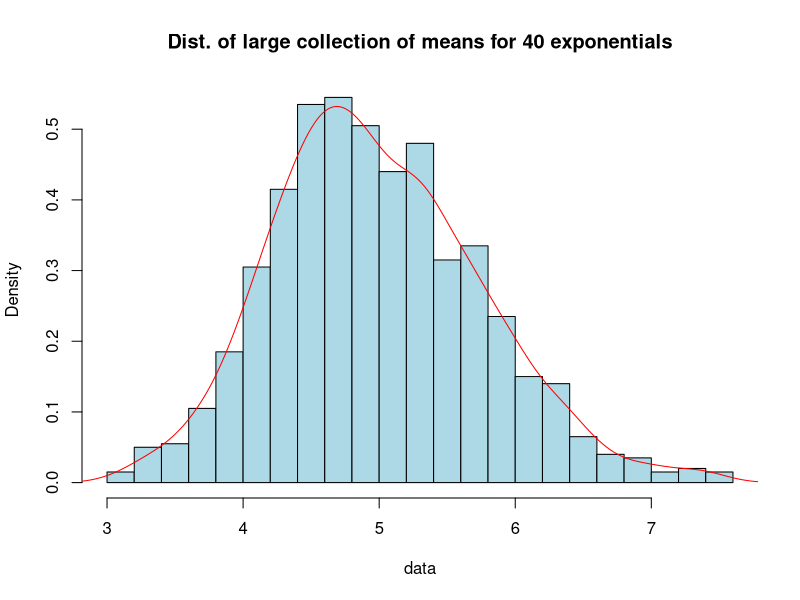
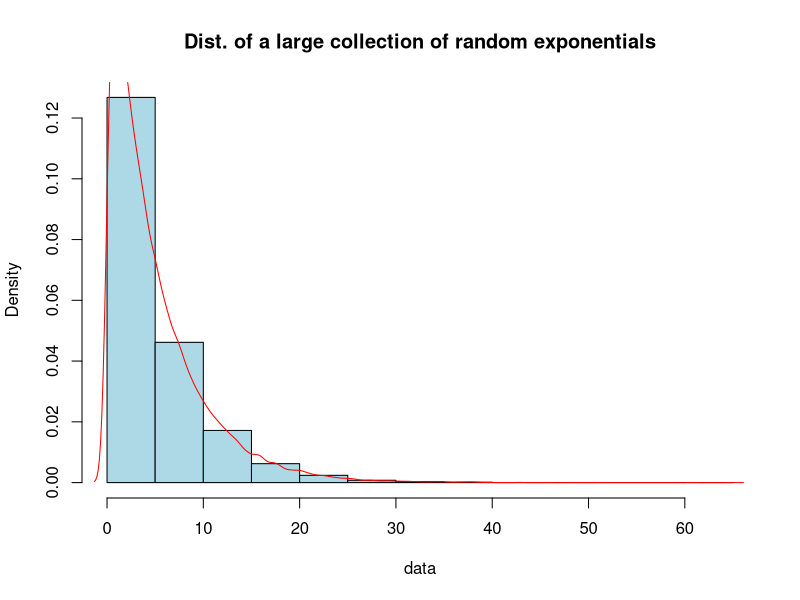
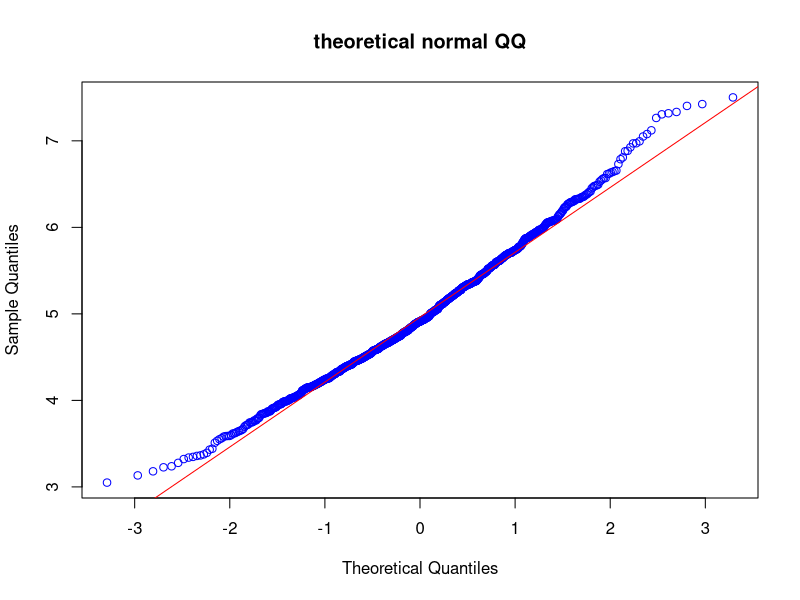
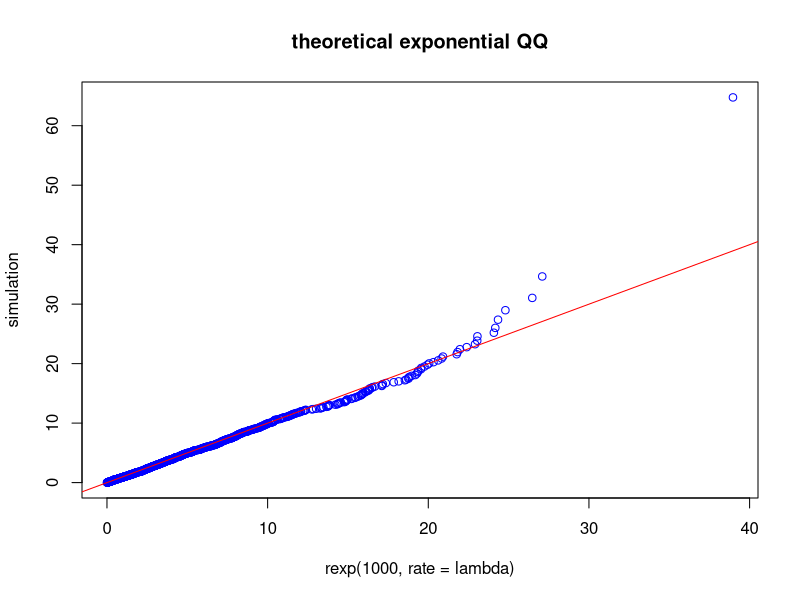

The R script that drew these images, in order:
# Set up
set.seed(7)
n             <-   40
lambda        <-  0.2
nsimulations  <- 1000

simulation    <- replicate(n = nsimulations,
                           expr = rexp(n,lambda))
# Part 1
mean(simulation)
# Part 2
sd(simulation)
# Part 3
means <- colMeans(simulation)
makeHist<-function(data, title){
  hist(data,
       freq=FALSE,
       col = "light blue",
       breaks=20,
       main=title)
  lines(density(data), col = "red")
}
makeHist(means,      "Dist. of large collection of means for 40 exponentials")
makeHist(simulation, "Dist. of a large collection of random exponentials")
# Q-Q plots
# compare means to normal distribution
qqnorm(means,
       col = "blue",
       main="theoretical normal QQ");
qqline(means, col = "red")
# compare simulations to the exponential distributions
qqplot(rexp(1000, rate=lambda),
       simulation,
       col = "blue",
       main="theoretical exponential QQ")
abline(0,1, col = "red")
